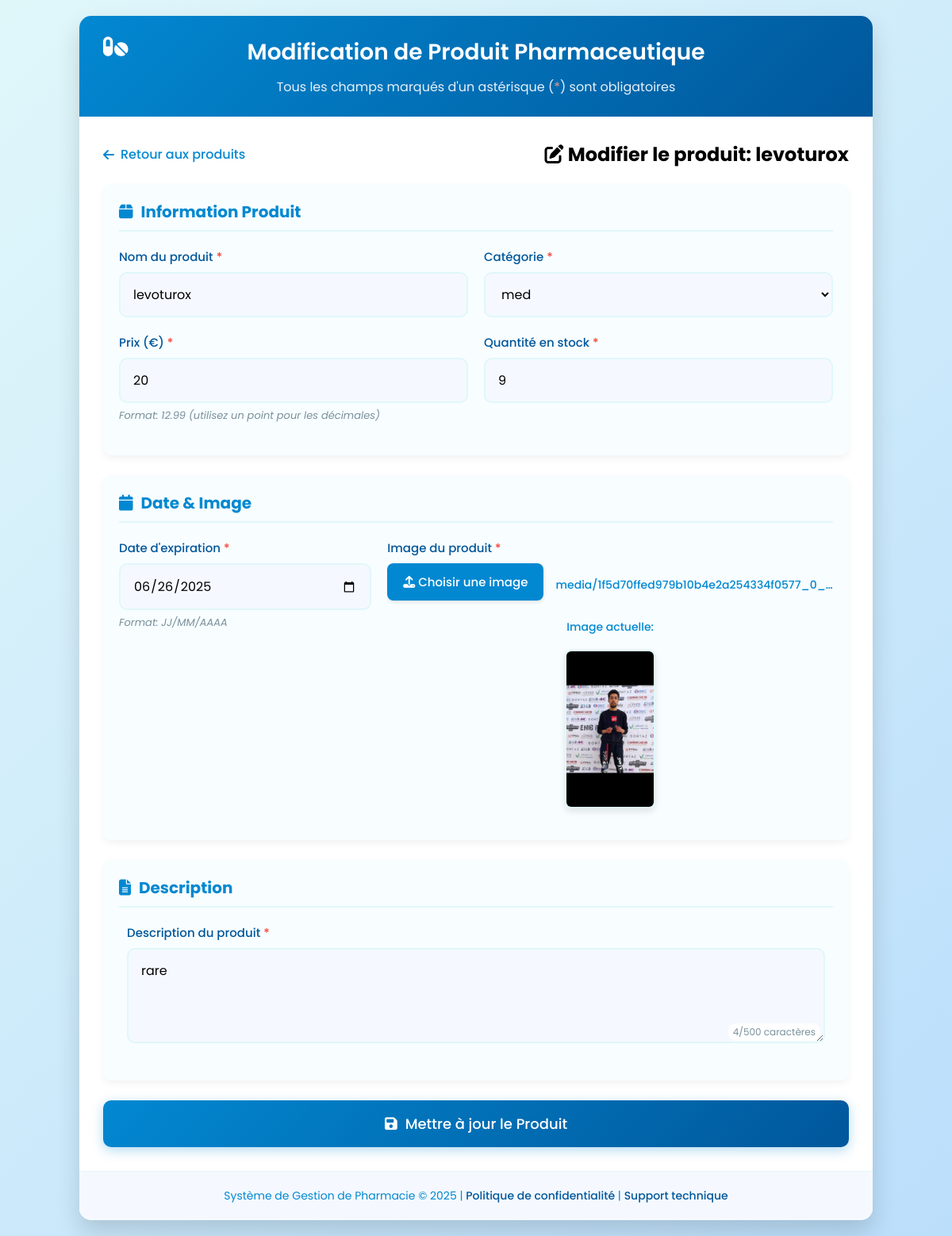
/produits/modifier/3/, run on an earlier commit of the app's database.
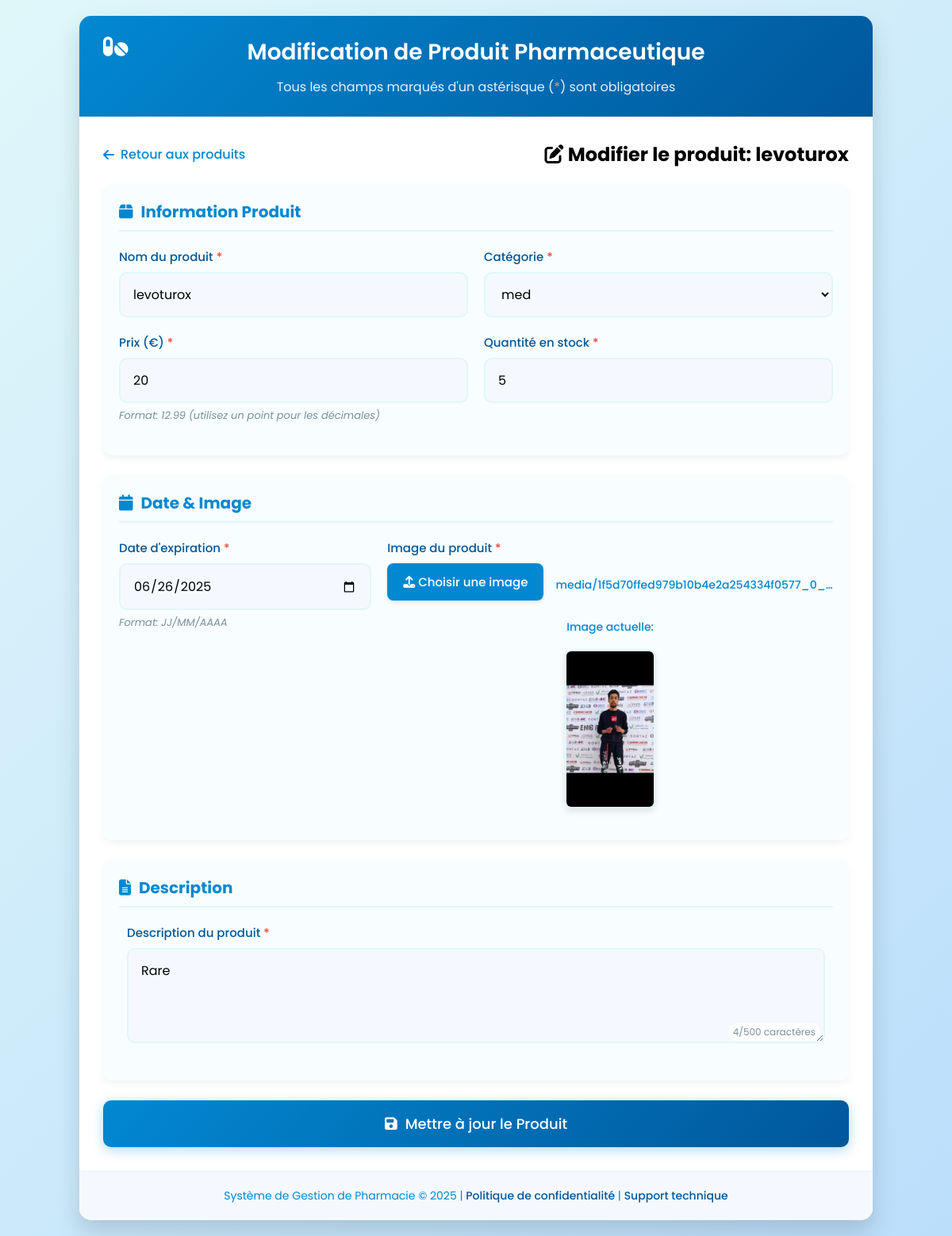
And on a later commit of the database.
### Produits/models.py (models this page shows, shortened)
class Produit(models.Model):
    name = models.CharField(max_length=100, unique=True)
    categorie = models.ForeignKey(categorie, on_delete=models.CASCADE, related_name='produits')
    price = models.IntegerField()
    quantite = models.PositiveBigIntegerField(default=0)
    description = models.TextField(blank=True, null=True)
    date_ajout = models.DateTimeField(auto_now_add=True)
    date_expiration = models.DateField(blank=True, null=True)
    image = models.ImageField(upload_to='media/', blank=True, null=True)
    class Meta:
        ordering = ['date_ajout']

class categorie(models.Model):
    name = models.CharField(max_length=100, unique=True)
    class Meta:
        verbose_name = "Catégorie"
        verbose_name_plural = "Catégories"

### Produits/views.py (the view)
# urls.py: path('modifier/<int:pk>/',modifier_donnees, name='modifier_donnees'),
def modifier_donnees(request, pk):
    all_categorie = categorie.objects.all()
    produit = get_object_or_404(Produit, pk=pk)  # Déplacé en HAUT de la fonction
    errors = {}
    if request.method == 'POST':
        form = AjoutProduitform(request.POST, request.FILES, instance=produit)
        if form.is_valid():
            form.save()
            messages.success(request, "Produit modifié avec succès.")
            return redirect('produit')
        else:
            messages.error(request, "Veuillez corriger les erreurs ci-dessous.")
        name = request.POST.get('name')
        description = request.POST.get('description')
        price_str = request.POST.get('price')
        quantite_str = request.POST.get('quantite')
        image = request.FILES.get('image')
        cat_id = request.POST.get('categorie')
        date_expiration = request.POST.get('date_expiration', None)
        if not name:
            errors['name'] = "Le nom du produit est obligatoire."
        if not description:
            errors['description'] = "La description du produit est obligatoire."
        if not price_str:
            errors['price'] = "Le prix du produit est obligatoire."
        if not quantite_str:
            errors['quantite'] = "La quantité du produit est obligatoire."
        if not cat_id:
            errors['categorie'] = "La catégorie du produit est obligatoire."
        if date_expiration:
            try:
                date_expiration = datetime.datetime.strptime(date_expiration, '%Y-%m-%d').date()
            except ValueError:
                errors['date_expiration'] = "La date d'expiration doit être au format YYYY-MM-DD."
        if not errors:
            try:
                cat_instance = categorie.objects.get(id=cat_id)
                produit.name = name
                produit.description = description
                produit.price = float(price_str)
                produit.quantite = int(quantite_str)
                produit.categorie = cat_instance
                produit.date_expiration = date_expiration if date_expiration else produit.date_expiration
                if image:
                    fs = FileSystemStorage()
                    filename = fs.save(image.name, image)
                    produit.image = filename
            except ValueError:
                errors['categorie'] = "La catégorie sélectionnée n'existe pas."
        produit.save()
        messages.success(request, "Produit modifié avec succès.")
        return redirect('produit')
    else:
        form = AjoutProduitform(instance=produit)
    return render(request, 'modifier_donnees.html', {
        'form': form,
        'produit': produit,
        'categories': all_categorie,
        'errors': errors})

### Produits/templates/modifier_donnees.html (shortened to what this page needs)
<!DOCTYPE html>
<html lang="fr">
<head>
    <link rel="stylesheet" href="https://cdnjs.cloudflare.com/ajax/libs/font-awesome/6.4.2/css/all.min.css">
</head>
<body>
    <div class="container">
        <div class="header">
            <i class="fas fa-pills"></i>
            <h1>Modification de Produit Pharmaceutique</h1>
            <p>Tous les champs marqués d'un astérisque (<span style="color:#ff9e80">*</span>) sont obligatoires</p>
        </div>
        <div class="form-container">
            <div class="form-header">
                <a href="#" class="back-button">
                    <i class="fas fa-arrow-left"></i> Retour aux produits
                </a>
                <h2><i class="fas fa-edit"></i> Modifier le produit: {{ produit.name }}</h2>
            </div>
            <form class="form-card" method="post" action="" enctype="multipart/form-data">
                <div class="form-section">
                    <h3><i class="fas fa-box"></i> Information Produit</h3>
                    <div class="form-row">
                        <div class="form-group">
                            <label for="id_name">Nom du produit <span>*</span></label>
                            <input type="text" name="name" id="id_name" value="{{ produit.name }}" required>
                        </div>
                        <div class="form-group">
                            <label for="id_categorie">Catégorie <span>*</span></label>
                            <select name="categorie" id="id_categorie" required>
                                {% for categorie in categories %}
                                    <option value="{{ categorie.pk }}"
                                        {% if categorie.pk == produit.categorie.pk %}
                                            selected
                                        {% endif %}>
                                        {{ categorie.name }}
                                    </option>
                                {% endfor %}
                            </select>
                        </div>
                    </div>
                    <div class="form-row">
                        <div class="form-group">
                            <label for="id_price">Prix (€) <span>*</span></label>
                            <input type="number" name="price" id="id_price" value="{{ produit.price }}" step="0.01" min="0" required>
                            <div class="help-text">Format: 12.99 (utilisez un point pour les décimales)</div>
                        </div>
                        <div class="form-group">
                            <label for="id_quantite">Quantité en stock <span>*</span></label>
                            <input type="number" name="quantite" id="id_quantite" value="{{ produit.quantite }}" min="0" required>
                        </div>
                    </div>
                </div>
                <div class="form-section">
                    <h3><i class="fas fa-calendar"></i> Date & Image</h3>
                    <div class="form-row">
                        <div class="form-group">
                            <label for="id_date_expiration">Date d'expiration <span>*</span></label>
                            <input type="date" name="date_expiration" id="id_date_expiration" value="{{ form.instance.date_expiration|date:'Y-m-d' }}" required>
                            <div class="help-text">Format: JJ/MM/AAAA</div>
                        </div>
                        <div class="form-group">
                            <label>Image du produit <span>*</span></label>
                            <div class="file-input-container">
                                <label for="id_image" class="file-input-label">
                                    <i class="fas fa-upload"></i> Choisir une image
                                </label>
                                <span class="file-name" id="file-name">
                                    {% if produit.image %}
                                        {{ produit.image.name }}
                                    {% else %}
                                        Aucun fichier sélectionné
                                    {% endif %}
                                </span>
                            </div>
                            {% if produit.image %}
                            <div class="image-preview">
                                <div class="current-image-label">Image actuelle:</div>
                                <img src="{{ produit.image.url }}" alt="Image actuelle du produit">
                            </div>
                            {% endif %}
                        </div>
                    </div>
                </div>
                <div class="form-section">
                    <h3><i class="fas fa-file-alt"></i> Description</h3>
                    <div class="form-group">
                        <label for="id_description">Description du produit <span>*</span></label>
                        <textarea name="description" id="id_description" required>{{ produit.description }}</textarea>
                        <div class="counter"><span id="char-count">0</span>/500 caractères</div>
                    </div>
                </div>
                <button type="submit" class="submit-btn">
                    <i class="fas fa-save"></i> Mettre à jour le Produit
                </button>
            </form>
        </div>
        <div class="form-footer">
            <p>Système de Gestion de Pharmacie © 2025 | <a href="#">Politique de confidentialité</a> | <a href="#">Support technique</a></p>
        </div>
    </div>
</body>
</html>

### Produits/templates/modifier_donnees.html (style rules this page uses)
* { margin: 0; padding: 0; box-sizing: border-box; font-family: 'Poppins', sans-serif; }
body { background: linear-gradient(135deg, #e0f7fa, #bbdefb); min-height: 100vh; display: flex; justify-content: center; align-items: center; padding: 20px; }
.container { max-width: 1000px; width: 100%; background: white; border-radius: 15px; box-shadow: 0 15px 30px rgba(0, 0, 0, 0.15); overflow: hidden; position: relative; }
.header { background: linear-gradient(135deg, #0288d1, #01579b); color: white; padding: 25px 30px; text-align: center; position: relative; }
.header h1 { font-size: 28px; margin-bottom: 10px; font-weight: 600; }
.header p { font-size: 16px; opacity: 0.9; }
.header i { position: absolute; top: 25px; left: 30px; font-size: 28px; }
.form-container { padding: 30px; }
.form-section { margin-bottom: 25px; padding: 20px; border-radius: 10px; background: #f8fdff; box-shadow: 0 4px 10px rgba(0, 0, 0, 0.05); }
.form-section h3 { color: #0288d1; margin-bottom: 20px; padding-bottom: 8px; border-bottom: 2px solid #e0f7fa; font-size: 20px; display: flex; align-items: center; gap: 10px; }
.form-row { display: flex; flex-wrap: wrap; margin: 0 -10px; }
.form-group { flex: 1 0 300px; padding: 0 10px; margin-bottom: 20px; position: relative; }
label { display: block; margin-bottom: 8px; color: #01579b; font-weight: 500; font-size: 15px; display: flex; align-items: center; }
label span { color: #f44336; margin-left: 4px; }
input, select, textarea { width: 100%; padding: 14px 16px; border: 2px solid #e0f7fa; border-radius: 10px; font-size: 16px; transition: all 0.3s; background: #f5f9ff; }
textarea { min-height: 120px; resize: vertical; }
.submit-btn { background: linear-gradient(135deg, #0288d1, #01579b); color: white; border: none; padding: 16px 30px; font-size: 18px; border-radius: 10px; cursor: pointer; width: 100%; font-weight: 500; transition: all 0.3s; margin-top: 10px; display: flex; justify-content: center; align-items: center; gap: 10px; box-shadow: 0 4px 15px rgba(2, 136, 209, 0.3); }
.form-footer { text-align: center; padding: 20px; background: #f5f9ff; border-top: 1px solid #e0f7fa; font-size: 14px; color: #0288d1; }
.form-footer a { color: #01579b; text-decoration: none; font-weight: 500; transition: all 0.2s; }
.file-input-container { position: relative; overflow: hidden; margin-top: 5px; display: flex; align-items: center; }
.file-input-label { background: #0288d1; color: white; padding: 12px 20px; border-radius: 8px; display: inline-block; cursor: pointer; transition: all 0.3s; font-weight: 500; box-shadow: 0 2px 5px rgba(0, 0, 0, 0.1); }
.file-name { display: inline-block; margin-left: 15px; color: #0288d1; font-size: 14px; font-weight: 500; flex: 1; white-space: nowrap; overflow: hidden; text-overflow: ellipsis; }
.image-preview { margin-top: 15px; display: flex; flex-direction: column; align-items: center; }
.image-preview img { max-width: 200px; max-height: 200px; border-radius: 8px; border: 2px solid #e0f7fa; margin-top: 10px; box-shadow: 0 4px 8px rgba(0, 0, 0, 0.1); }
.current-image-label { font-size: 14px; color: #0288d1; font-weight: 500; margin-bottom: 8px; }
.help-text { font-size: 13px; color: #78909c; margin-top: 6px; font-style: italic; }
.form-header { display: flex; justify-content: space-between; align-items: center; margin-bottom: 20px; }
.back-button { display: flex; align-items: center; color: #0288d1; text-decoration: none; font-weight: 500; font-size: 16px; transition: all 0.2s; }
.back-button i { margin-right: 8px; transition: all 0.2s; }
.counter { position: absolute; right: 16px; bottom: 10px; font-size: 12px; color: #78909c; background: white; padding: 2px 6px; border-radius: 10px; }

What changed in the data, as far as the page shows it:
changed Produit "levoturox": quantite "9" → "5"; description "rare" → "Rare"
